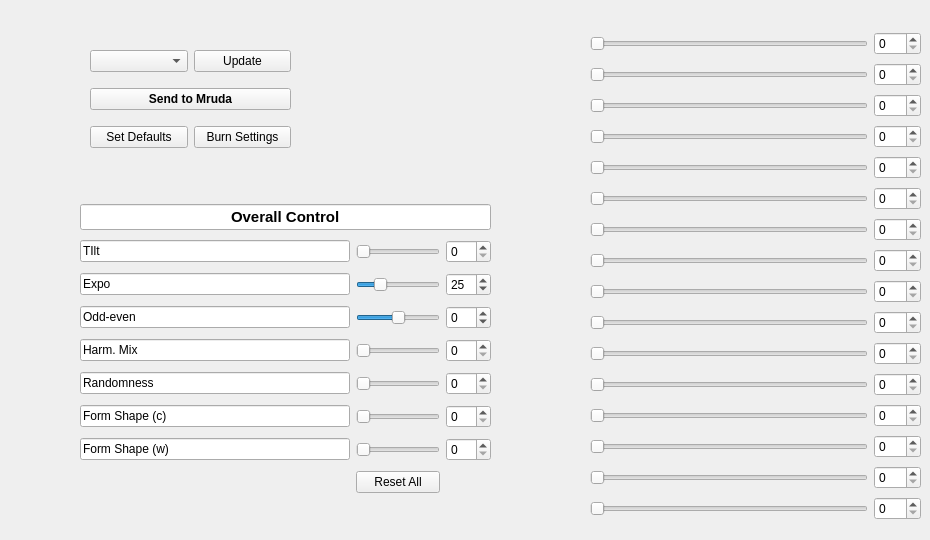
      <widget class="QWidget" name="tab">
       <attribute name="title">
        <string>Voice Edit</string>
       </attribute>
       <widget class="QWidget" name="gridLayoutWidget_3">
        <property name="geometry">
         <rect>
          <x>80</x>
          <y>200</y>
          <width>411</width>
          <height>306</height>
         </rect>
        </property>
        <layout class="QGridLayout" name="gridLayout_3" columnstretch="3,0,0">
         <item row="6" column="1">
          <widget class="QSlider" name="fs_c">
           <property name="maximum">
            <number>16</number>
           </property>
           <property name="orientation">
            <enum>Qt::Horizontal</enum>
           </property>
          </widget>
         </item>
         <item row="7" column="1">
          <widget class="QSlider" name="fs_w">
           <property name="maximum">
            <number>16</number>
           </property>
           <property name="orientation">
            <enum>Qt::Horizontal</enum>
           </property>
          </widget>
         </item>
         <item row="1" column="0">
          <widget class="QLineEdit" name="lineEdit">
           <property name="text">
            <string>TIlt</string>
           </property>
           <property name="maxLength">
            <number>32778</number>
           </property>
           <property name="readOnly">
            <bool>true</bool>
           </property>
          </widget>
         </item>
         <item row="5" column="2">
          <widget class="QSpinBox" name="e_randomness"/>
         </item>
         <item row="5" column="1">
          <widget class="QSlider" name="randomness">
           <property name="orientation">
            <enum>Qt::Horizontal</enum>
           </property>
          </widget>
         </item>
         <item row="7" column="0">
          <widget class="QLineEdit" name="lineEdit_7">
           <property name="text">
            <string>Form Shape (w)</string>
           </property>
           <property name="readOnly">
            <bool>true</bool>
           </property>
          </widget>
         </item>
         <item row="1" column="2">
          <widget class="QSpinBox" name="e_tilt"/>
         </item>
         <item row="2" column="1">
          <widget class="QSlider" name="expo">
           <property name="value">
            <number>25</number>
           </property>
           <property name="orientation">
            <enum>Qt::Horizontal</enum>
           </property>
          </widget>
         </item>
         <item row="5" column="0">
          <widget class="QLineEdit" name="lineEdit_4">
           <property name="text">
            <string>Randomness</string>
           </property>
           <property name="readOnly">
            <bool>true</bool>
           </property>
          </widget>
         </item>
         <item row="6" column="0">
          <widget class="QLineEdit" name="lineEdit_5">
           <property name="text">
            <string>Form Shape (c)</string>
           </property>
           <property name="readOnly">
            <bool>true</bool>
           </property>
          </widget>
         </item>
         <item row="3" column="1">
          <widget class="QSlider" name="oe">
           <property name="minimum">
            <number>-50</number>
           </property>
           <property name="maximum">
            <number>50</number>
           </property>
           <property name="orientation">
            <enum>Qt::Horizontal</enum>
           </property>
          </widget>
         </item>
         <item row="4" column="1">
          <widget class="QSlider" name="ham_mix">
           <property name="orientation">
            <enum>Qt::Horizontal</enum>
           </property>
          </widget>
         </item>
         <item row="1" column="1">
          <widget class="QSlider" name="tilt">
           <property name="orientation">
            <enum>Qt::Horizontal</enum>
           </property>
          </widget>
         </item>
         <item row="0" column="0" colspan="3">
          <widget class="QLineEdit" name="lineEdit_6">
           <property name="font">
            <font>
             <pointsize>11</pointsize>
             <bold>true</bold>
            </font>
           </property>
           <property name="text">
            <string>Overall Control</string>
           </property>
           <property name="cursorPosition">
            <number>15</number>
           </property>
           <property name="alignment">
            <set>Qt::AlignCenter</set>
           </property>
           <property name="readOnly">
            <bool>true</bool>
           </property>
          </widget>
         </item>
         <item row="8" column="1">
          <widget class="QPushButton" name="reset_dist">
           <property name="text">
            <string>Reset All</string>
           </property>
          </widget>
         </item>
         <item row="2" column="2">
          <widget class="QSpinBox" name="e_expo">
           <property name="maximum">
            <number>99</number>
           </property>
           <property name="value">
            <number>25</number>
           </property>
          </widget>
         </item>
         <item row="2" column="0">
          <widget class="QLineEdit" name="lineEdit_8">
           <property name="text">
            <string>Expo</string>
           </property>
          </widget>
         </item>
         <item row="4" column="2">
          <widget class="QSpinBox" name="e_ham_mix"/>
         </item>
         <item row="6" column="2">
          <widget class="QSpinBox" name="e_fs_c">
           <property name="maximum">
            <number>16</number>
           </property>
          </widget>
         </item>
         <item row="4" column="0">
          <widget class="QLineEdit" name="lineEdit_3">
           <property name="text">
            <string>Harm. Mix</string>
           </property>
           <property name="readOnly">
            <bool>true</bool>
           </property>
          </widget>
         </item>
         <item row="3" column="2">
          <widget class="QSpinBox" name="e_oe">
           <property name="minimum">
            <number>-50</number>
           </property>
           <property name="maximum">
            <number>50</number>
           </property>
          </widget>
         </item>
         <item row="7" column="2">
          <widget class="QSpinBox" name="e_fs_w">
           <property name="maximum">
            <number>16</number>
           </property>
          </widget>
         </item>
         <item row="3" column="0">
          <widget class="QLineEdit" name="lineEdit_2">
           <property name="text">
            <string>Odd-even</string>
           </property>
           <property name="readOnly">
            <bool>true</bool>
           </property>
          </widget>
         </item>
        </layout>
       </widget>
       <widget class="QWidget" name="gridLayoutWidget_2">
        <property name="geometry">
         <rect>
          <x>590</x>
          <y>30</y>
          <width>331</width>
          <height>501</height>
         </rect>
        </property>
        <layout class="QGridLayout" name="gridLayout_2" columnstretch="10,0">
         <item row="5" column="1">
          <widget class="QSpinBox" name="v5">
           <property name="maximum">
            <number>127</number>
           </property>
          </widget>
         </item>
         <item row="14" column="1">
          <widget class="QSpinBox" name="v14">
           <property name="maximum">
            <number>127</number>
           </property>
          </widget>
         </item>
         <item row="5" column="0">
          <widget class="QSlider" name="s5">
           <property name="maximum">
            <number>127</number>
           </property>
           <property name="orientation">
            <enum>Qt::Horizontal</enum>
           </property>
          </widget>
         </item>
         <item row="14" column="0">
          <widget class="QSlider" name="s14">
           <property name="maximum">
            <number>127</number>
           </property>
           <property name="orientation">
            <enum>Qt::Horizontal</enum>
           </property>
          </widget>
         </item>
         <item row="11" column="0">
          <widget class="QSlider" name="s11">
           <property name="maximum">
            <number>127</number>
           </property>
           <property name="orientation">
            <enum>Qt::Horizontal</enum>
           </property>
          </widget>
         </item>
         <item row="1" column="1">
          <widget class="QSpinBox" name="v1">
           <property name="maximum">
            <number>127</number>
           </property>
          </widget>
         </item>
         <item row="10" column="1">
          <widget class="QSpinBox" name="v10">
           <property name="maximum">
            <number>127</number>
           </property>
          </widget>
         </item>
         <item row="2" column="0">
          <widget class="QSlider" name="s2">
           <property name="maximum">
            <number>127</number>
           </property>
           <property name="orientation">
            <enum>Qt::Horizontal</enum>
           </property>
          </widget>
         </item>
         <item row="6" column="0">
          <widget class="QSlider" name="s6">
           <property name="maximum">
            <number>127</number>
           </property>
           <property name="orientation">
            <enum>Qt::Horizontal</enum>
           </property>
          </widget>
         </item>
         <item row="13" column="1">
          <widget class="QSpinBox" name="v13">
           <property name="maximum">
            <number>127</number>
           </property>
          </widget>
         </item>
         <item row="2" column="1">
          <widget class="QSpinBox" name="v2">
           <property name="maximum">
            <number>127</number>
           </property>
          </widget>
         </item>
         <item row="6" column="1">
          <widget class="QSpinBox" name="v6">
           <property name="maximum">
            <number>127</number>
           </property>
          </widget>
         </item>
         <item row="8" column="1">
          <widget class="QSpinBox" name="v8">
           <property name="maximum">
            <number>127</number>
           </property>
          </widget>
         </item>
         <item row="15" column="0">
          <widget class="QSlider" name="s15">
           <property name="maximum">
            <number>127</number>
           </property>
           <property name="orientation">
            <enum>Qt::Horizontal</enum>
           </property>
          </widget>
         </item>
         <item row="4" column="1">
          <widget class="QSpinBox" name="v4">
           <property name="maximum">
            <number>127</number>
           </property>
          </widget>
         </item>
         <item row="11" column="1">
          <widget class="QSpinBox" name="v11">
           <property name="maximum">
            <number>127</number>
           </property>
          </widget>
         </item>
         <item row="16" column="0">
          <widget class="QSlider" name="s16">
           <property name="maximum">
            <number>127</number>
           </property>
           <property name="orientation">
            <enum>Qt::Horizontal</enum>
           </property>
          </widget>
         </item>
         <item row="15" column="1">
          <widget class="QSpinBox" name="v15">
           <property name="maximum">
            <number>127</number>
           </property>
          </widget>
         </item>
         <item row="12" column="1">
          <widget class="QSpinBox" name="v12">
           <property name="maximum">
            <number>127</number>
           </property>
          </widget>
         </item>
         <item row="10" column="0">
          <widget class="QSlider" name="s10">
           <property name="maximum">
            <number>127</number>
           </property>
           <property name="orientation">
            <enum>Qt::Horizontal</enum>
           </property>
          </widget>
         </item>
         <item row="9" column="0">
          <widget class="QSlider" name="s9">
           <property name="maximum">
            <number>127</number>
           </property>
           <property name="orientation">
            <enum>Qt::Horizontal</enum>
           </property>
          </widget>
         </item>
         <item row="16" column="1">
          <widget class="QSpinBox" name="v16">
           <property name="maximum">
            <number>127</number>
           </property>
          </widget>
         </item>
         <item row="8" column="0">
          <widget class="QSlider" name="s8">
           <property name="maximum">
            <number>127</number>
           </property>
           <property name="orientation">
            <enum>Qt::Horizontal</enum>
           </property>
          </widget>
         </item>
         <item row="13" column="0">
          <widget class="QSlider" name="s13">
           <property name="maximum">
            <number>127</number>
           </property>
           <property name="orientation">
            <enum>Qt::Horizontal</enum>
           </property>
          </widget>
         </item>
         <item row="3" column="0">
          <widget class="QSlider" name="s3">
           <property name="maximum">
            <number>127</number>
           </property>
           <property name="orientation">
            <enum>Qt::Horizontal</enum>
           </property>
          </widget>
         </item>
         <item row="4" column="0">
          <widget class="QSlider" name="s4">
           <property name="maximum">
            <number>127</number>
           </property>
           <property name="orientation">
            <enum>Qt::Horizontal</enum>
           </property>
          </widget>
         </item>
         <item row="7" column="0">
          <widget class="QSlider" name="s7">
           <property name="maximum">
            <number>127</number>
           </property>
           <property name="orientation">
            <enum>Qt::Horizontal</enum>
           </property>
          </widget>
         </item>
         <item row="7" column="1">
          <widget class="QSpinBox" name="v7">
           <property name="maximum">
            <number>127</number>
           </property>
          </widget>
         </item>
         <item row="12" column="0">
          <widget class="QSlider" name="s12">
           <property name="maximum">
            <number>127</number>
           </property>
           <property name="orientation">
            <enum>Qt::Horizontal</enum>
           </property>
          </widget>
         </item>
         <item row="3" column="1">
          <widget class="QSpinBox" name="v3">
           <property name="maximum">
            <number>127</number>
           </property>
          </widget>
         </item>
         <item row="1" column="0">
          <widget class="QSlider" name="s1">
           <property name="maximum">
            <number>127</number>
           </property>
           <property name="orientation">
            <enum>Qt::Horizontal</enum>
           </property>
          </widget>
         </item>
         <item row="9" column="1">
          <widget class="QSpinBox" name="v9">
           <property name="maximum">
            <number>127</number>
           </property>
          </widget>
         </item>
        </layout>
       </widget>
       <widget class="QWidget" name="gridLayoutWidget_5">
        <property name="geometry">
         <rect>
          <x>90</x>
          <y>40</y>
          <width>201</width>
          <height>121</height>
         </rect>
        </property>
        <layout class="QGridLayout" name="gridLayout_5">
         <item row="0" column="0">
          <widget class="QComboBox" name="slot_list"/>
         </item>
         <item row="0" column="1">
          <widget class="QPushButton" name="update">
           <property name="text">
            <string>Update</string>
           </property>
          </widget>
         </item>
         <item row="5" column="0">
          <widget class="QPushButton" name="def_but">
           <property name="text">
            <string>Set Defaults</string>
           </property>
          </widget>
         </item>
         <item row="5" column="1">
          <widget class="QPushButton" name="flash">
           <property name="text">
            <string>Burn Settings</string>
           </property>
          </widget>
         </item>
         <item row="4" column="0" colspan="2">
          <widget class="QPushButton" name="send">
           <property name="font">
            <font>
             <bold>true</bold>
            </font>
           </property>
           <property name="text">
            <string>Send to Mruda</string>
           </property>
          </widget>
         </item>
        </layout>
       </widget>
      </widget>
